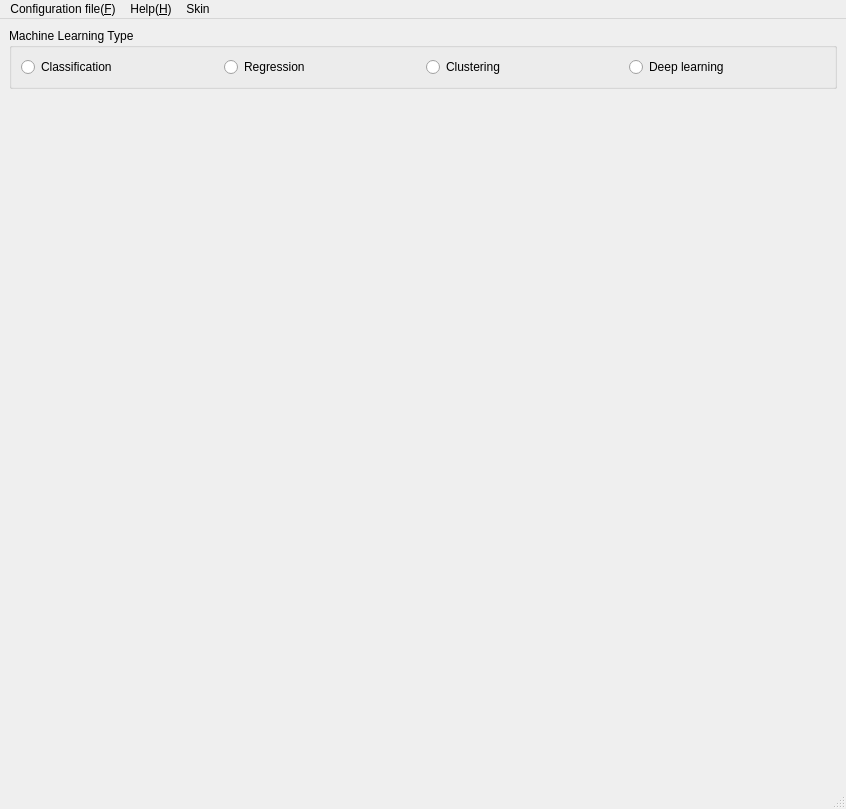
<?xml version="1.0" encoding="UTF-8"?>
<ui version="4.0">
 <class>MainWindow</class>
 <widget class="QMainWindow" name="MainWindow">
  <property name="geometry">
   <rect>
    <x>0</x>
    <y>0</y>
    <width>846</width>
    <height>809</height>
   </rect>
  </property>
  <property name="windowTitle">
   <string>MainWindow</string>
  </property>
  <widget class="QWidget" name="centralwidget">
   <layout class="QGridLayout" name="gridLayout_9">
    <item row="0" column="0">
     <widget class="QGroupBox" name="groupBox_machine_learning_type">
      <property name="title">
       <string>Machine Learning Type</string>
      </property>
      <layout class="QGridLayout" name="gridLayout_19">
       <item row="0" column="0">
        <layout class="QHBoxLayout" name="horizontalLayout">
         <item>
          <widget class="QRadioButton" name="radioButton_classification">
           <property name="text">
            <string>Classification</string>
           </property>
          </widget>
         </item>
         <item>
          <widget class="QRadioButton" name="radioButton_regression">
           <property name="text">
            <string>Regression</string>
           </property>
          </widget>
         </item>
         <item>
          <widget class="QRadioButton" name="radioButton_clustering">
           <property name="text">
            <string>Clustering</string>
           </property>
          </widget>
         </item>
         <item>
          <widget class="QRadioButton" name="radioButton_deeplearning">
           <property name="text">
            <string>Deep learning</string>
           </property>
          </widget>
         </item>
        </layout>
       </item>
      </layout>
     </widget>
    </item>
    <item row="1" column="0">
     <widget class="QStackedWidget" name="stackedWidget_machine_learning_type">
      <property name="layoutDirection">
       <enum>Qt::LeftToRight</enum>
      </property>
      <property name="currentIndex">
       <number>4</number>
      </property>
      <widget class="QWidget" name="stackedWidgetPage_classification">
       <layout class="QGridLayout" name="gridLayout_12">
        <item row="0" column="0">
         <widget class="QGroupBox" name="groupBox_method">
          <property name="title">
           <string>Model</string>
          </property>
          <layout class="QGridLayout" name="gridLayout_5">
           <item row="3" column="0">
            <widget class="QRadioButton" name="radioButton_classification_gaussianprocess">
             <property name="text">
              <string>Gaussian process</string>
             </property>
            </widget>
           </item>
           <item row="5" column="0">
            <widget class="QRadioButton" name="radioButton_classification_randomforest">
             <property name="text">
              <string>Random forest</string>
             </property>
            </widget>
           </item>
           <item row="1" column="0">
            <widget class="QRadioButton" name="radioButton_classification_svm">
             <property name="text">
              <string>Support vector machine</string>
             </property>
            </widget>
           </item>
           <item row="0" column="0">
            <widget class="QRadioButton" name="radioButton_classification_lr">
             <property name="text">
              <string>Logistic regression</string>
             </property>
            </widget>
           </item>
           <item row="8" column="0">
            <widget class="QRadioButton" name="radioButton_classification_adaboost">
             <property name="text">
              <string>AdaBoost</string>
             </property>
            </widget>
           </item>
           <item row="2" column="0">
            <widget class="QRadioButton" name="radioButton_classification_ridge">
             <property name="text">
              <string>Ridge classification</string>
             </property>
            </widget>
           </item>
          </layout>
         </widget>
        </item>
        <item row="0" column="2">
         <widget class="QGroupBox" name="groupBox_setting">
          <property name="sizePolicy">
           <sizepolicy hsizetype="Expanding" vsizetype="Expanding">
            <horstretch>0</horstretch>
            <verstretch>0</verstretch>
           </sizepolicy>
          </property>
          <property name="minimumSize">
           <size>
            <width>100</width>
            <height>0</height>
           </size>
          </property>
          <property name="title">
           <string>Setting</string>
          </property>
          <layout class="QGridLayout" name="gridLayout">
           <item row="0" column="1">
            <widget class="QStackedWidget" name="stackedWidget_classification_setting">
             <property name="sizePolicy">
              <sizepolicy hsizetype="Expanding" vsizetype="Expanding">
               <horstretch>0</horstretch>
               <verstretch>0</verstretch>
              </sizepolicy>
             </property>
             <property name="minimumSize">
              <size>
               <width>200</width>
               <height>0</height>
              </size>
             </property>
             <property name="currentIndex">
              <number>6</number>
             </property>
             <widget class="QWidget" name="to_lr">
              <layout class="QGridLayout" name="gridLayout_11">
               <item row="1" column="1">
                <widget class="QLineEdit" name="lineEdit_clf_lr_l1ratio">
                 <property name="text">
                  <string>0.5</string>
                 </property>
                </widget>
               </item>
               <item row="0" column="1">
                <widget class="QComboBox" name="comboBox_clf_lr_penalty">
                 <item>
                  <property name="text">
                   <string>elasticnet</string>
                  </property>
                 </item>
                 <item>
                  <property name="text">
                   <string>none</string>
                  </property>
                 </item>
                </widget>
               </item>
               <item row="1" column="0">
                <widget class="QLabel" name="label_2">
                 <property name="text">
                  <string>L1_ratio</string>
                 </property>
                </widget>
               </item>
               <item row="0" column="0">
                <widget class="QLabel" name="label_8">
                 <property name="text">
                  <string>Penalty</string>
                 </property>
                </widget>
               </item>
               <item row="2" column="0">
                <widget class="QLabel" name="label_12">
                 <property name="text">
                  <string>C</string>
                 </property>
                </widget>
               </item>
               <item row="2" column="1">
                <widget class="QLineEdit" name="lineEdit_clf_lr_alpha">
                 <property name="text">
                  <string>1</string>
                 </property>
                </widget>
               </item>
              </layout>
             </widget>
             <widget class="QWidget" name="to_svm">
              <layout class="QGridLayout" name="gridLayout_10">
               <item row="3" column="0">
                <widget class="QLabel" name="label_gamma">
                 <property name="text">
                  <string>Gamma</string>
                 </property>
                </widget>
               </item>
               <item row="1" column="0" colspan="3">
                <widget class="QLabel" name="label_C">
                 <property name="text">
                  <string>C</string>
                 </property>
                </widget>
               </item>
               <item row="0" column="0">
                <widget class="QLabel" name="label_clf_svm_kernel">
                 <property name="text">
                  <string>Kernel</string>
                 </property>
                </widget>
               </item>
               <item row="3" column="4">
                <widget class="QLineEdit" name="lineEdit_clf_svm_gamma">
                 <property name="text">
                  <string>scale</string>
                 </property>
                </widget>
               </item>
               <item row="0" column="4">
                <widget class="QComboBox" name="comboBox_clf_svm_kernel">
                 <item>
                  <property name="text">
                   <string>linear</string>
                  </property>
                 </item>
                 <item>
                  <property name="text">
                   <string>poly</string>
                  </property>
                 </item>
                 <item>
                  <property name="text">
                   <string>rbf</string>
                  </property>
                 </item>
                 <item>
                  <property name="text">
                   <string>sigmoid</string>
                  </property>
                 </item>
                </widget>
               </item>
               <item row="1" column="4">
                <widget class="QLineEdit" name="lineEdit_clf_svm_c">
                 <property name="text">
                  <string>1</string>
                 </property>
                </widget>
               </item>
              </layout>
             </widget>
             <widget class="QWidget" name="to_ridgeclf">
              <layout class="QGridLayout" name="gridLayout_14">
               <item row="0" column="1">
                <widget class="QLabel" name="label_20">
                 <property name="text">
                  <string>Alpha</string>
                 </property>
                </widget>
               </item>
               <item row="0" column="2">
                <widget class="QLineEdit" name="lineEdit_clf_ridgeclf_alpha">
                 <property name="text">
                  <string>1</string>
                 </property>
                </widget>
               </item>
              </layout>
             </widget>
             <widget class="QWidget" name="to_guassianprocess">
              <layout class="QGridLayout" name="gridLayout_24">
               <item row="0" column="1">
                <widget class="QLineEdit" name="lineEdit_clf_gaussianprocess_kernel">
                 <property name="text">
                  <string>None</string>
                 </property>
                </widget>
               </item>
               <item row="1" column="0">
                <widget class="QLabel" name="label_9">
                 <property name="text">
                  <string>Multi_class</string>
                 </property>
                </widget>
               </item>
               <item row="0" column="0">
                <widget class="QLabel" name="label_10">
                 <property name="text">
                  <string>Kernel</string>
                 </property>
                </widget>
               </item>
               <item row="1" column="1">
                <widget class="QComboBox" name="comboBox_clf_gaussianprocess_multiclass">
                 <item>
                  <property name="text">
                   <string>one_vs_rest</string>
                  </property>
                 </item>
                 <item>
                  <property name="text">
                   <string>one_vs_one</string>
                  </property>
                 </item>
                </widget>
               </item>
              </layout>
             </widget>
             <widget class="QWidget" name="to_randomforest">
              <layout class="QGridLayout" name="gridLayout_15">
               <item row="2" column="0">
                <widget class="QLabel" name="label_24">
                 <property name="text">
                  <string>Estimators</string>
                 </property>
                </widget>
               </item>
               <item row="1" column="0">
                <widget class="QLabel" name="label_23">
                 <property name="text">
                  <string>Criterion</string>
                 </property>
                </widget>
               </item>
               <item row="4" column="0">
                <widget class="QLabel" name="label_26">
                 <property name="text">
                  <string>Max_depth</string>
                 </property>
                </widget>
               </item>
               <item row="1" column="1">
                <widget class="QComboBox" name="comboBox_clf_randomforest_criterion">
                 <item>
                  <property name="text">
                   <string>gini</string>
                  </property>
                 </item>
                 <item>
                  <property name="text">
                   <string>entropy</string>
                  </property>
                 </item>
                </widget>
               </item>
               <item row="4" column="1">
                <widget class="QLineEdit" name="lineEdit_clf_randomforest_maxdepth">
                 <property name="text">
                  <string>None</string>
                 </property>
                </widget>
               </item>
               <item row="2" column="1">
                <widget class="QLineEdit" name="lineEdit_clf_randomforest_estimators">
                 <property name="text">
                  <string>100</string>
                 </property>
                </widget>
               </item>
              </layout>
             </widget>
             <widget class="QWidget" name="to_adaboost">
              <layout class="QGridLayout" name="gridLayout_16">
               <item row="1" column="1">
                <widget class="QComboBox" name="comboBox_clf_adaboost_baseesitmator">
                 <item>
                  <property name="text">
                   <string>DecisionTreeClassifier(max_depth=1)</string>
                  </property>
                 </item>
                </widget>
               </item>
               <item row="1" column="0">
                <widget class="QLabel" name="label_31">
                 <property name="text">
                  <string>Base_estimator</string>
                 </property>
                </widget>
               </item>
               <item row="2" column="1">
                <widget class="QLineEdit" name="lineEdit_clf_adaboost_estimators">
                 <property name="text">
                  <string>50</string>
                 </property>
                </widget>
               </item>
               <item row="2" column="0">
                <widget class="QLabel" name="label_29">
                 <property name="text">
                  <string>Estimators</string>
                 </property>
                </widget>
               </item>
               <item row="3" column="0">
                <widget class="QLabel" name="label_7">
                 <property name="text">
                  <string>Algorithm</string>
                 </property>
                </widget>
               </item>
               <item row="3" column="1">
                <widget class="QComboBox" name="comboBox_clf_adaboost_algoritm">
                 <item>
                  <property name="text">
                   <string>SAMME</string>
                  </property>
                 </item>
                 <item>
                  <property name="text">
                   <string>SAMME.R</string>
                  </property>
                 </item>
                </widget>
               </item>
              </layout>
             </widget>
             <widget class="QWidget" name="to_none"/>
            </widget>
           </item>
          </layout>
         </widget>
        </item>
        <item row="0" column="1">
         <spacer name="horizontalSpacer">
          <property name="orientation">
           <enum>Qt::Horizontal</enum>
          </property>
          <property name="sizeType">
           <enum>QSizePolicy::Fixed</enum>
          </property>
          <property name="sizeHint" stdset="0">
           <size>
            <width>20</width>
            <height>20</height>
           </size>
          </property>
         </spacer>
        </item>
       </layout>
      </widget>
      <widget class="QWidget" name="stackedWidgetPage_regression">
       <layout class="QGridLayout" name="gridLayout_2">
        <item row="0" column="2">
         <widget class="QGroupBox" name="GroupBox_Settting">
          <property name="title">
           <string>Setting</string>
          </property>
          <layout class="QGridLayout" name="gridLayout_17">
           <item row="0" column="0">
            <widget class="QStackedWidget" name="stackedWidget_regression">
             <property name="minimumSize">
              <size>
               <width>0</width>
               <height>0</height>
              </size>
             </property>
             <property name="currentIndex">
              <number>0</number>
             </property>
             <widget class="QWidget" name="to_linearregression"/>
             <widget class="QWidget" name="to_lassoregression">
              <layout class="QGridLayout" name="gridLayout_13">
               <item row="0" column="0">
                <widget class="QLabel" name="label_11">
                 <property name="text">
                  <string>Alpha</string>
                 </property>
                </widget>
               </item>
               <item row="0" column="1">
                <widget class="QLineEdit" name="lineEdit_regression_lasso_alpha">
                 <property name="text">
                  <string>1</string>
                 </property>
                </widget>
               </item>
              </layout>
             </widget>
             <widget class="QWidget" name="to_ridgeregression">
              <layout class="QGridLayout" name="gridLayout_18">
               <item row="0" column="0">
                <widget class="QLabel" name="label_15">
                 <property name="text">
                  <string>Alpha</string>
                 </property>
                </widget>
               </item>
               <item row="0" column="1">
                <widget class="QLineEdit" name="lineEdit_regression_ridge_alpha">
                 <property name="text">
                  <string>1</string>
                 </property>
                </widget>
               </item>
              </layout>
             </widget>
             <widget class="QWidget" name="to_elasticnet">
              <layout class="QGridLayout" name="gridLayout_20">
               <item row="0" column="0">
                <widget class="QLabel" name="label_17">
                 <property name="text">
                  <string>L1_ratio</string>
                 </property>
                </widget>
               </item>
               <item row="2" column="0">
                <widget class="QLabel" name="label_28">
                 <property name="text">
                  <string>Alpha</string>
                 </property>
                </widget>
               </item>
               <item row="0" column="1">
                <widget class="QLineEdit" name="lineEdit_regression_elasticnet_l1ratio">
                 <property name="text">
                  <string>0.5</string>
                 </property>
                </widget>
               </item>
               <item row="2" column="1">
                <widget class="QLineEdit" name="lineEdit_regression_elasticnet_alpha">
                 <property name="text">
                  <string>1</string>
                 </property>
                </widget>
               </item>
              </layout>
             </widget>
             <widget class="QWidget" name="to_svm_regression">
              <layout class="QGridLayout" name="gridLayout_21">
               <item row="0" column="1">
                <widget class="QComboBox" name="comboBox_regression_svm_kernel">
                 <item>
                  <property name="text">
                   <string>linear</string>
                  </property>
                 </item>
                 <item>
                  <property name="text">
                   <string>poly</string>
                  </property>
                 </item>
                 <item>
                  <property name="text">
                   <string>rbf</string>
                  </property>
                 </item>
                 <item>
                  <property name="text">
                   <string>sigmoid</string>
                  </property>
                 </item>
                </widget>
               </item>
               <item row="2" column="0">
                <widget class="QLabel" name="label_3">
                 <property name="text">
                  <string>C</string>
                 </property>
                </widget>
               </item>
               <item row="0" column="0">
                <widget class="QLabel" name="label">
                 <property name="text">
                  <string>Kernel</string>
                 </property>
                </widget>
               </item>
               <item row="3" column="1">
                <widget class="QLineEdit" name="lineEdit_regression_svm_gamma">
                 <property name="text">
                  <string>scale</string>
                 </property>
                </widget>
               </item>
               <item row="3" column="0">
                <widget class="QLabel" name="label_4">
                 <property name="text">
                  <string>Gamma</string>
                 </property>
                </widget>
               </item>
               <item row="2" column="1">
                <widget class="QLineEdit" name="lineEdit_regression_svm_c">
                 <property name="text">
                  <string>1</string>
                 </property>
                </widget>
               </item>
              </layout>
             </widget>
             <widget class="QWidget" name="to_gaussianprocess">
              <layout class="QGridLayout" name="gridLayout_22">
               <item row="2" column="0">
                <widget class="QLabel" name="label_5">
                 <property name="text">
                  <string>Alpha</string>
                 </property>
                </widget>
               </item>
               <item row="0" column="0">
                <widget class="QLabel" name="label_6">
                 <property name="text">
                  <string>Kernel</string>
                 </property>
                </widget>
               </item>
               <item row="2" column="1">
                <widget class="QLineEdit" name="lineEdit_regression_gaussianprocess_alpha">
                 <property name="text">
                  <string>1e-10</string>
                 </property>
                </widget>
               </item>
               <item row="0" column="1">
                <widget class="QLineEdit" name="lineEdit_regression_gaussianprocess_kernel">
                 <property name="text">
                  <string>None</string>
                 </property>
                </widget>
               </item>
              </layout>
             </widget>
             <widget class="QWidget" name="to_randomforest_regression">
              <layout class="QGridLayout" name="gridLayout_23">
               <item row="0" column="0">
                <widget class="QLabel" name="label_30">
                 <property name="text">
                  <string>Criterion</string>
                 </property>
                </widget>
               </item>
               <item row="0" column="1">
                <widget class="QComboBox" name="comboBox_regression_randomforest_criterion">
                 <item>
                  <property name="text">
                   <string>mse</string>
                  </property>
                 </item>
                 <item>
                  <property name="text">
                   <string>mae</string>
                  </property>
                 </item>
                </widget>
               </item>
               <item row="1" column="0">
                <widget class="QLabel" name="label_25">
                 <property name="text">
                  <string>Estimators</string>
                 </property>
                </widget>
               </item>
               <item row="1" column="1">
                <widget class="QLineEdit" name="lineEdit_regression_randomforest_estimators">
                 <property name="text">
                  <string>100</string>
                 </property>
                </widget>
               </item>
               <item row="2" column="0">
                <widget class="QLabel" name="label_27">
                 <property name="text">
                  <string>Max_depth</string>
                 </property>
                </widget>
               </item>
               <item row="2" column="1">
                <widget class="QLineEdit" name="lineEdit_regression_randomforest_maxdepth">
                 <property name="text">
                  <string>None</string>
                 </property>
                </widget>
               </item>
              </layout>
             </widget>
            </widget>
           </item>
          </layout>
         </widget>
        </item>
        <item row="0" column="0">
         <widget class="QGroupBox" name="Methods">
          <property name="title">
           <string>Methods</string>
          </property>
          <layout class="QGridLayout" name="gridLayout_6">
           <item row="6" column="1">
            <widget class="QRadioButton" name="radioButton_regression_gaussianprocess">
             <property name="text">
              <string>Gaussian process</string>
             </property>
            </widget>
           </item>
           <item row="1" column="1">
            <widget class="QRadioButton" name="radioButton_regression_lasso">
             <property name="text">
              <string>Lasso regression</string>
             </property>
            </widget>
           </item>
           <item row="8" column="1">
            <widget class="QRadioButton" name="radioButton_regression_randomforest">
             <property name="text">
              <string>Random forest</string>
             </property>
            </widget>
           </item>
           <item row="2" column="1">
            <widget class="QRadioButton" name="radioButton_regression_ridge">
             <property name="text">
              <string>Ridge regression</string>
             </property>
            </widget>
           </item>
           <item row="0" column="1">
            <widget class="QRadioButton" name="radioButton_regression_linearregression">
             <property name="text">
              <string>Linear regression</string>
             </property>
            </widget>
           </item>
           <item row="4" column="1">
            <widget class="QRadioButton" name="radioButton_regression_svm">
             <property name="text">
              <string>Support vector machine</string>
             </property>
            </widget>
           </item>
           <item row="3" column="1">
            <widget class="QRadioButton" name="radioButton_regression_elasticnet">
             <property name="text">
              <string>Elastic-Net regression</string>
             </property>
            </widget>
           </item>
          </layout>
         </widget>
        </item>
        <item row="0" column="1">
         <spacer name="horizontalSpacer_2">
          <property name="orientation">
           <enum>Qt::Horizontal</enum>
          </property>
          <property name="sizeType">
           <enum>QSizePolicy::Fixed</enum>
          </property>
          <property name="sizeHint" stdset="0">
           <size>
            <width>20</width>
            <height>20</height>
           </size>
          </property>
         </spacer>
        </item>
       </layout>
       <zorder>Methods</zorder>
       <zorder>GroupBox_Settting</zorder>
       <zorder>horizontalSpacer_2</zorder>
      </widget>
      <widget class="QWidget" name="stackedWidgetPage_clustering">
       <layout class="QGridLayout" name="gridLayout_3">
        <item row="0" column="3">
         <widget class="QGroupBox" name="groupBox_settting">
          <property name="title">
           <string>Setting</string>
          </property>
          <layout class="QGridLayout" name="gridLayout_25">
           <item row="1" column="0">
            <widget class="QLabel" name="label_14">
             <property name="text">
              <string>init</string>
             </property>
            </widget>
           </item>
           <item row="0" column="2">
            <widget class="QSpinBox" name="spinBox"/>
           </item>
           <item row="0" column="0">
            <widget class="QLabel" name="label_13">
             <property name="text">
              <string>n_clusters</string>
             </property>
            </widget>
           </item>
           <item row="1" column="2">
            <widget class="QComboBox" name="comboBox">
             <item>
              <property name="text">
               <string>k-means++</string>
              </property>
             </item>
             <item>
              <property name="text">
               <string>random</string>
              </property>
             </item>
            </widget>
           </item>
           <item row="2" column="2">
            <widget class="QLineEdit" name="lineEdit">
             <property name="text">
              <string>10</string>
             </property>
            </widget>
           </item>
           <item row="2" column="0">
            <widget class="QLabel" name="label_16">
             <property name="text">
              <string>n_init</string>
             </property>
            </widget>
           </item>
           <item row="3" column="2">
            <widget class="QSpinBox" name="spinBox_2"/>
           </item>
           <item row="3" column="0">
            <widget class="QLabel" name="label_18">
             <property name="text">
              <string>random_state</string>
             </property>
            </widget>
           </item>
          </layout>
         </widget>
        </item>
        <item row="0" column="2">
         <spacer name="horizontalSpacer_3">
          <property name="orientation">
           <enum>Qt::Horizontal</enum>
          </property>
          <property name="sizeType">
           <enum>QSizePolicy::Fixed</enum>
          </property>
          <property name="sizeHint" stdset="0">
           <size>
            <width>20</width>
            <height>20</height>
           </size>
          </property>
         </spacer>
        </item>
        <item row="0" column="0" colspan="2">
         <widget class="QGroupBox" name="groupBox_methods">
          <property name="title">
           <string>Methods</string>
          </property>
          <layout class="QGridLayout" name="gridLayout_7">
           <item row="2" column="0">
            <widget class="QRadioButton" name="radioButton_hierarchical_clustering">
             <property name="text">
              <string>Hierarchical clustering</string>
             </property>
            </widget>
           </item>
           <item row="1" column="0">
            <widget class="QRadioButton" name="radioButton_spectral_clustering">
             <property name="text">
              <string> Spectral clustering</string>
             </property>
            </widget>
           </item>
           <item row="0" column="0">
            <widget class="QRadioButton" name="radioButton_clustering_kmeans">
             <property name="text">
              <string>K-means clustering</string>
             </property>
            </widget>
           </item>
           <item row="3" column="0">
            <widget class="QRadioButton" name="radioButton_DBSCAN">
             <property name="text">
              <string>DBSCAN</string>
             </property>
            </widget>
           </item>
          </layout>
         </widget>
        </item>
       </layout>
      </widget>
      <widget class="QWidget" name="stackedWidgetPage_deeplearning">
       <layout class="QGridLayout" name="gridLayout_4">
        <item row="0" column="0">
         <widget class="QGroupBox" name="groupBox_7">
          <property name="title">
           <string>Methods</string>
          </property>
          <layout class="QGridLayout" name="gridLayout_8">
           <item row="2" column="0">
            <widget class="QRadioButton" name="radioButton_RNN">
             <property name="text">
              <string>RNN</string>
             </property>
            </widget>
           </item>
           <item row="1" column="0">
            <widget class="QRadioButton" name="radioButton_GCN">
             <property name="text">
              <string>GCN</string>
             </property>
            </widget>
           </item>
           <item row="0" column="0">
            <widget class="QRadioButton" name="radioButton_CNN">
             <property name="text">
              <string>CNN</string>
             </property>
            </widget>
           </item>
          </layout>
         </widget>
        </item>
        <item row="0" column="1">
         <widget class="QGroupBox" name="groupBox_8">
          <property name="title">
           <string>Setting</string>
          </property>
         </widget>
        </item>
       </layout>
      </widget>
      <widget class="QWidget" name="stackedWidgetPage_none"/>
     </widget>
    </item>
   </layout>
  </widget>
  <widget class="QMenuBar" name="menubar">
   <property name="geometry">
    <rect>
     <x>0</x>
     <y>0</y>
     <width>846</width>
     <height>26</height>
    </rect>
   </property>
   <widget class="QMenu" name="menuConfiguration_file_F">
    <property name="title">
     <string>Configuration file(&amp;F)</string>
    </property>
    <addaction name="actionLoad_configuration"/>
    <addaction name="actionSave_configuration"/>
    <addaction name="actionGet_all_available_configuration"/>
   </widget>
   <widget class="QMenu" name="menuHelp_H">
    <property name="title">
     <string>Help(&amp;H)</string>
    </property>
    <addaction name="actionWeb"/>
    <addaction name="actionPDF"/>
   </widget>
   <widget class="QMenu" name="menuSkin">
    <property name="title">
     <string>Skin</string>
    </property>
    <addaction name="actionDark"/>
    <addaction name="actionBlack"/>
    <addaction name="actionDarkOrange"/>
    <addaction name="actionGray"/>
    <addaction name="actionBlue"/>
    <addaction name="actionNavy"/>
    <addaction name="actionClassic"/>
   </widget>
   <addaction name="menuConfiguration_file_F"/>
   <addaction name="menuHelp_H"/>
   <addaction name="menuSkin"/>
  </widget>
  <widget class="QStatusBar" name="statusbar"/>
  <action name="actionLoad_configuration">
   <property name="text">
    <string>Load configuration</string>
   </property>
  </action>
  <action name="actionSave_configuration">
   <property name="text">
    <string>Save configuration</string>
   </property>
  </action>
  <action name="actionWeb">
   <property name="text">
    <string>Web</string>
   </property>
  </action>
  <action name="actionPDF">
   <property name="text">
    <string>PDF</string>
   </property>
  </action>
  <action name="actionDark">
   <property name="text">
    <string>Dark</string>
   </property>
  </action>
  <action name="actionBlack">
   <property name="text">
    <string>Black</string>
   </property>
  </action>
  <action name="actionDarkOrange">
   <property name="text">
    <string>DarkOrange</string>
   </property>
  </action>
  <action name="actionGray">
   <property name="text">
    <string>Gray</string>
   </property>
  </action>
  <action name="actionBlue">
   <property name="text">
    <string>Blue</string>
   </property>
  </action>
  <action name="actionNavy">
   <property name="text">
    <string>Navy</string>
   </property>
  </action>
  <action name="actionClassic">
   <property name="text">
    <string>Classic</string>
   </property>
  </action>
  <action name="actionGet_all_available_configuration">
   <property name="text">
    <string>Get all available configuration</string>
   </property>
  </action>
 </widget>
 <resources/>
 <connections/>
</ui>
